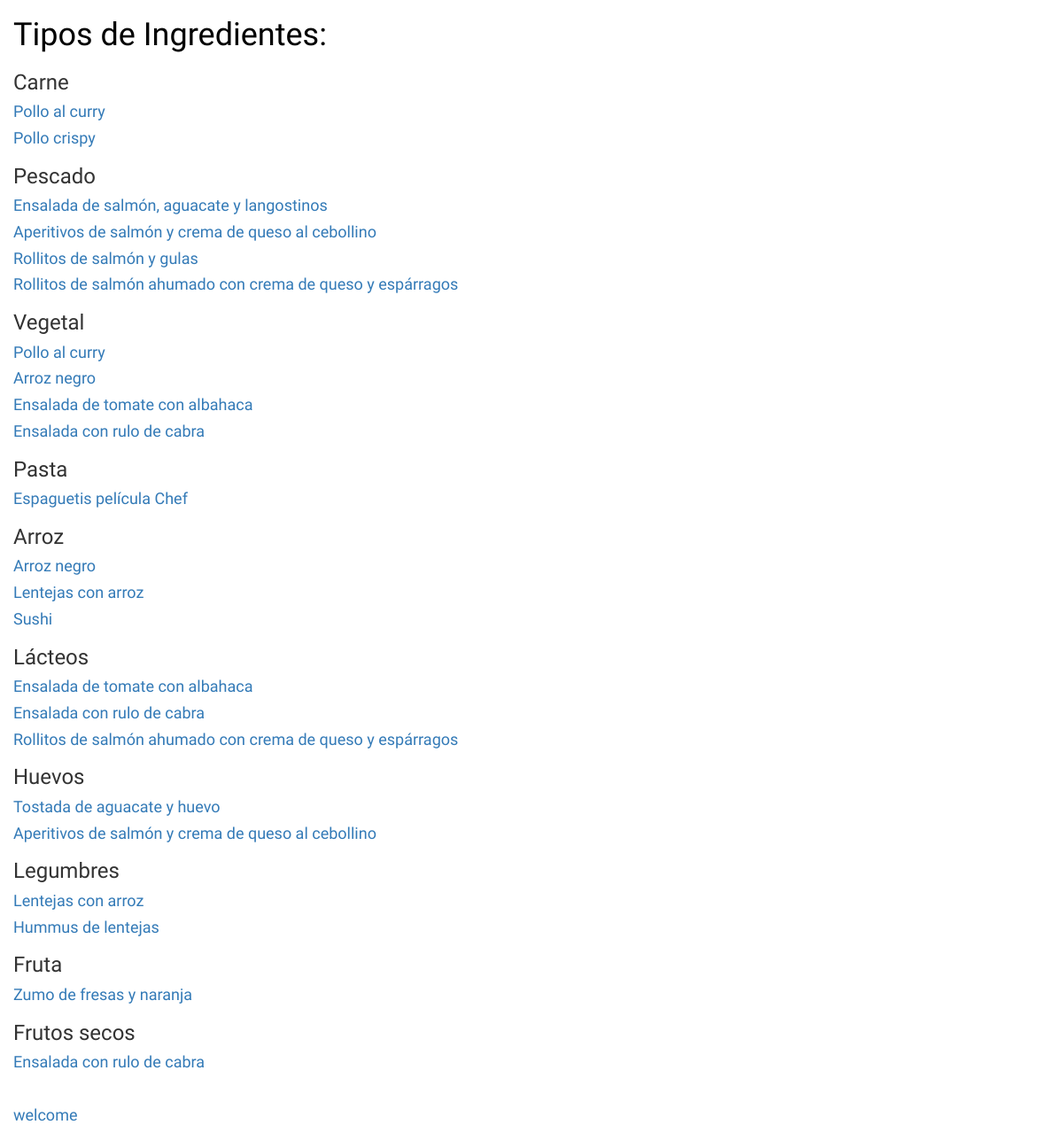
/listaIngredientes, run on the app's committed database.
### RecipesAndFun/models.py (models this page shows, shortened)
class receta(models.Model):
    nombre_receta= models.CharField(max_length=100)
    ingredientes= models.TextField(help_text='Escribe los ingredientes')
    preparacion= models.TextField(verbose_name='Preparacion')
    tiempo_preparacion= models.IntegerField
    comentarios= models.CharField(help_text='Espacio para comentarios', max_length=1000, null=True)
    puntuacion= models.IntegerField
    fecha_publicacion= models.DateTimeField(blank=True, null=True)
    autor= models.ForeignKey(User, on_delete=models.CASCADE)

### RecipesAndFun/views.py (the view)
# urls.py: path('listaIngredientes', views.ingredient_list),
def ingredient_list(request):
    context={}
    tipo_comida ={}
    tipo_comida['carne'] = ingrediente.objects.filter(tipo='carne')
    tipo_comida['pescado'] = ingrediente.objects.filter(tipo='pescado')
    tipo_comida['vegetal'] = ingrediente.objects.filter(tipo='vegetal')
    tipo_comida['pasta'] = ingrediente.objects.filter(tipo='pasta')
    tipo_comida['arroz'] = ingrediente.objects.filter(tipo='arroz')
    tipo_comida['lacteo'] = ingrediente.objects.filter(tipo='lacteo')
    tipo_comida['fruta'] = ingrediente.objects.filter(tipo='fruta')
    tipo_comida['huevos'] = ingrediente.objects.filter(tipo='huevos')
    tipo_comida['legumbres'] = ingrediente.objects.filter(tipo='legumbres')
    tipo_comida['frutossecos'] = ingrediente.objects.filter(tipo='frutossecos')
    recetas_de = {}
    recetas_de['pollo'] = receta.objects.filter(ingredientes__contains='pollo')
    recetas_de['salmon'] = receta.objects.filter(ingredientes__contains='salmon')
    recetas_de['tomate'] = receta.objects.filter(ingredientes__contains='tomate')
    recetas_de['espaguetis'] = receta.objects.filter(ingredientes__contains='espaguetis')
    recetas_de['arroz'] = receta.objects.filter(ingredientes__contains='arroz')
    recetas_de['queso'] = receta.objects.filter(ingredientes__contains='queso')
    recetas_de['huevos'] = receta.objects.filter(ingredientes__contains='huevos')
    recetas_de['lentejas'] = receta.objects.filter(ingredientes__contains='lentejas')
    recetas_de['nueces'] = receta.objects.filter(ingredientes__contains='nueces')
    recetas_de['fresas'] = receta.objects.filter(ingredientes__contains='fresas')
    context={
        'recetas_de':recetas_de,
        'tipo_comida':tipo_comida
    }
    return render(request, "listaIngredientes.html", context)

### templates/listaIngredientes.html (shortened to what this page needs)
{% load static %}
<head>
    <link rel="stylesheet" href="//maxcdn.bootstrapcdn.com/bootstrap/3.2.0/css/bootstrap.min.css">
    <link rel="stylesheet" href="//maxcdn.bootstrapcdn.com/bootstrap/3.2.0/css/bootstrap-theme.min.css">
    <link rel="stylesheet" href="{% static 'recipesandfun.css' %}">
    <h1>Tipos de Ingredientes:</h1>
</head>
<body>
    <h3>Carne</h3>
    {%  for receta in recetas_de.pollo %}
        <div>
            <h4><a href="{% url 'recipe_details' receta.id %}">
                {{ receta.nombre_receta }}</a></h4>
        </div>
    {% endfor %}
    <h3>Pescado</h3>
    {%  for receta in recetas_de.salmon %}
        <div>
            <h4><a href="{% url 'recipe_details' receta.id %}">
                {{ receta.nombre_receta }}</a></h4>
        </div>
    {% endfor %}
    <h3>Vegetal</h3>
    {%  for receta in recetas_de.tomate %}
        <div>
            <h4><a href="{% url 'recipe_details' receta.id %}">
                {{ receta.nombre_receta }}</a></h4>
        </div>
    {% endfor %}
    <h3>Pasta</h3>
    {%  for receta in recetas_de.espaguetis %}
        <div>
            <h4><a href="{% url 'recipe_details' receta.id %}">
                {{ receta.nombre_receta }}</a></h4>
        </div>
    {% endfor %}
    <h3>Arroz</h3>
    {%  for receta in recetas_de.arroz %}
        <div>
            <h4><a href="{% url 'recipe_details' receta.id %}">
                {{ receta.nombre_receta }}</a></h4>
        </div>
    {% endfor %}
    <h3>Lácteos</h3>
    {%  for receta in recetas_de.queso %}
        <div>
            <h4><a href="{% url 'recipe_details' receta.id %}">
                {{ receta.nombre_receta }}</a></h4>
        </div>
    {% endfor %}
    <h3>Huevos</h3>
    {%  for receta in recetas_de.huevos %}
        <div>
            <h4><a href="{% url 'recipe_details' receta.id %}">
                {{ receta.nombre_receta }}</a></h4>
        </div>
    {% endfor %}
    <h3>Legumbres</h3>
    {%  for receta in recetas_de.lentejas %}
        <div>
            <h4><a href="{% url 'recipe_details' receta.id %}">
                {{ receta.nombre_receta }}</a></h4>
        </div>
    {% endfor %}
    <h3>Fruta</h3>
    {%  for receta in recetas_de.fresas %}
        <div>
            <h4><a href="{% url 'recipe_details' receta.id %}">
                {{ receta.nombre_receta }}</a></h4>
        </div>
    {% endfor %}
    <h3>Frutos secos</h3>
    {%  for receta in recetas_de.nueces %}
        <div>
            <h4><a href="{% url 'recipe_details' receta.id %}">
                {{ receta.nombre_receta }}</a></h4>
        </div>
    {% endfor %}
    <br>
        <h4><a href="/welcome">welcome </a></h4>
</body>

### static/recipesandfun.css (style rules this page uses)
h1, h2 { color: #000000; font-family: 'Lobster'; }
h3, h4, h5 { font-family: 'Abel', sans-serif; }
body { padding-left: 15px; }

### data on the page
receta: nombre_receta "Pollo al curry"
receta: nombre_receta "Pollo crispy"
receta: nombre_receta "Ensalada de salmón, aguacate y langostinos"
receta: nombre_receta "Aperitivos de salmón y crema de queso al cebollino"
receta: nombre_receta "Rollitos de salmón y gulas"
receta: nombre_receta "Rollitos de salmón ahumado con crema de queso y espárragos"
receta: nombre_receta "Arroz negro"
receta: nombre_receta "Ensalada de tomate con albahaca"
receta: nombre_receta "Ensalada con rulo de cabra"
receta: nombre_receta "Espaguetis película Chef"
receta: nombre_receta "Lentejas con arroz"
receta: nombre_receta "Sushi"
receta: nombre_receta "Tostada de aguacate y huevo"
receta: nombre_receta "Hummus de lentejas"
receta: nombre_receta "Zumo de fresas y naranja"
